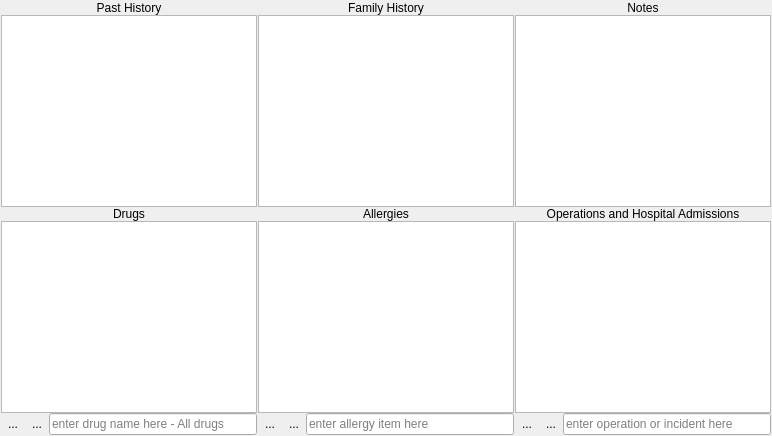
        <widget class="QFrame" name="frameMedicalHx">
         <layout class="QGridLayout" name="gridLayout_3">
          <property name="leftMargin">
           <number>1</number>
          </property>
          <property name="topMargin">
           <number>1</number>
          </property>
          <property name="rightMargin">
           <number>1</number>
          </property>
          <property name="bottomMargin">
           <number>1</number>
          </property>
          <property name="horizontalSpacing">
           <number>1</number>
          </property>
          <property name="verticalSpacing">
           <number>0</number>
          </property>
          <item row="0" column="0">
           <widget class="QLabel" name="labelPastHisotry">
            <property name="text">
             <string>Past History</string>
            </property>
            <property name="alignment">
             <set>Qt::AlignCenter</set>
            </property>
           </widget>
          </item>
          <item row="0" column="1">
           <widget class="QLabel" name="labelFamilyHx">
            <property name="text">
             <string>Family History</string>
            </property>
            <property name="alignment">
             <set>Qt::AlignCenter</set>
            </property>
           </widget>
          </item>
          <item row="0" column="2">
           <widget class="QLabel" name="lablelNotes">
            <property name="text">
             <string>Notes</string>
            </property>
            <property name="alignment">
             <set>Qt::AlignCenter</set>
            </property>
           </widget>
          </item>
          <item row="1" column="0">
           <widget class="TextEdit" name="PastHx">
            <property name="tabChangesFocus">
             <bool>true</bool>
            </property>
           </widget>
          </item>
          <item row="1" column="1">
           <widget class="TextEdit" name="familyHx">
            <property name="tabChangesFocus">
             <bool>true</bool>
            </property>
           </widget>
          </item>
          <item row="1" column="2">
           <widget class="TextEdit" name="Notes">
            <property name="tabChangesFocus">
             <bool>true</bool>
            </property>
           </widget>
          </item>
          <item row="2" column="0">
           <widget class="QLabel" name="labelDrugs">
            <property name="text">
             <string>Drugs</string>
            </property>
            <property name="alignment">
             <set>Qt::AlignCenter</set>
            </property>
           </widget>
          </item>
          <item row="2" column="1">
           <widget class="QLabel" name="labelAllergy">
            <property name="text">
             <string>Allergies</string>
            </property>
            <property name="alignment">
             <set>Qt::AlignCenter</set>
            </property>
           </widget>
          </item>
          <item row="2" column="2">
           <widget class="QLabel" name="labelOpAdmission">
            <property name="text">
             <string>Operations and Hospital Admissions</string>
            </property>
            <property name="alignment">
             <set>Qt::AlignCenter</set>
            </property>
           </widget>
          </item>
          <item row="3" column="0">
           <widget class="drugsTable" name="pDrugsTable">
            <property name="showGrid">
             <bool>false</bool>
            </property>
            <property name="gridStyle">
             <enum>Qt::NoPen</enum>
            </property>
            <property name="sortingEnabled">
             <bool>false</bool>
            </property>
            <property name="wordWrap">
             <bool>false</bool>
            </property>
            <property name="cornerButtonEnabled">
             <bool>false</bool>
            </property>
            <attribute name="horizontalHeaderVisible">
             <bool>false</bool>
            </attribute>
            <attribute name="horizontalHeaderMinimumSectionSize">
             <number>20</number>
            </attribute>
            <attribute name="horizontalHeaderHighlightSections">
             <bool>false</bool>
            </attribute>
            <attribute name="verticalHeaderVisible">
             <bool>false</bool>
            </attribute>
            <attribute name="verticalHeaderMinimumSectionSize">
             <number>20</number>
            </attribute>
            <attribute name="verticalHeaderDefaultSectionSize">
             <number>20</number>
            </attribute>
            <attribute name="verticalHeaderHighlightSections">
             <bool>false</bool>
            </attribute>
           </widget>
          </item>
          <item row="3" column="1">
           <widget class="xListWidget" name="allergyList">
            <property name="sizePolicy">
             <sizepolicy hsizetype="Preferred" vsizetype="Preferred">
              <horstretch>0</horstretch>
              <verstretch>0</verstretch>
             </sizepolicy>
            </property>
            <property name="sizeAdjustPolicy">
             <enum>QAbstractScrollArea::AdjustToContents</enum>
            </property>
            <property name="resizeMode">
             <enum>QListView::Adjust</enum>
            </property>
           </widget>
          </item>
          <item row="3" column="2">
           <widget class="xListWidget" name="opAdmissionsList">
            <property name="sizePolicy">
             <sizepolicy hsizetype="Preferred" vsizetype="Preferred">
              <horstretch>0</horstretch>
              <verstretch>0</verstretch>
             </sizepolicy>
            </property>
            <property name="sizeAdjustPolicy">
             <enum>QAbstractScrollArea::AdjustToContents</enum>
            </property>
            <property name="resizeMode">
             <enum>QListView::Adjust</enum>
            </property>
           </widget>
          </item>
          <item row="4" column="0">
           <layout class="QHBoxLayout" name="horizontalLayout_11">
            <item>
             <widget class="QToolButton" name="buttonAddDrug">
              <property name="toolTip">
               <string>&lt;html&gt;&lt;head/&gt;&lt;body&gt;&lt;p&gt;Add This Drug&lt;/p&gt;&lt;/body&gt;&lt;/html&gt;</string>
              </property>
              <property name="text">
               <string>...</string>
              </property>
              <property name="icon">
               <iconset resource="../res/resources.qrc">
                <normaloff>:/Graphics/add</normaloff>:/Graphics/add</iconset>
              </property>
              <property name="autoRaise">
               <bool>true</bool>
              </property>
             </widget>
            </item>
            <item>
             <widget class="QToolButton" name="buttonRemoveDrug">
              <property name="toolTip">
               <string>&lt;html&gt;&lt;head/&gt;&lt;body&gt;&lt;p&gt;Remove current selection&lt;/p&gt;&lt;/body&gt;&lt;/html&gt;</string>
              </property>
              <property name="text">
               <string>...</string>
              </property>
              <property name="icon">
               <iconset resource="../res/resources.qrc">
                <normaloff>:/Graphics/minus</normaloff>:/Graphics/minus</iconset>
              </property>
              <property name="autoRaise">
               <bool>true</bool>
              </property>
             </widget>
            </item>
            <item>
             <widget class="drugsLine" name="drugLine">
              <property name="toolTip">
               <string/>
              </property>
              <property name="whatsThis">
               <string/>
              </property>
              <property name="text">
               <string/>
              </property>
              <property name="placeholderText">
               <string>enter drug name here - All drugs</string>
              </property>
              <property name="clearButtonEnabled">
               <bool>true</bool>
              </property>
             </widget>
            </item>
           </layout>
          </item>
          <item row="4" column="1">
           <layout class="QHBoxLayout" name="horizontalLayout_7">
            <item>
             <widget class="QToolButton" name="buttonAddAllergy">
              <property name="toolTip">
               <string>&lt;html&gt;&lt;head/&gt;&lt;body&gt;&lt;p&gt;Add This Allergy&lt;/p&gt;&lt;/body&gt;&lt;/html&gt;</string>
              </property>
              <property name="text">
               <string>...</string>
              </property>
              <property name="icon">
               <iconset resource="../res/resources.qrc">
                <normaloff>:/Graphics/add</normaloff>:/Graphics/add</iconset>
              </property>
              <property name="autoRaise">
               <bool>true</bool>
              </property>
             </widget>
            </item>
            <item>
             <widget class="QToolButton" name="buttonRemoveAllergy">
              <property name="toolTip">
               <string>&lt;html&gt;&lt;head/&gt;&lt;body&gt;&lt;p&gt;Remove current selection&lt;/p&gt;&lt;/body&gt;&lt;/html&gt;</string>
              </property>
              <property name="text">
               <string>...</string>
              </property>
              <property name="icon">
               <iconset resource="../res/resources.qrc">
                <normaloff>:/Graphics/minus</normaloff>:/Graphics/minus</iconset>
              </property>
              <property name="autoRaise">
               <bool>true</bool>
              </property>
             </widget>
            </item>
            <item>
             <widget class="genericLineEdit" name="allergyLine">
              <property name="placeholderText">
               <string>enter allergy item here</string>
              </property>
              <property name="clearButtonEnabled">
               <bool>true</bool>
              </property>
             </widget>
            </item>
           </layout>
          </item>
          <item row="4" column="2">
           <layout class="QHBoxLayout" name="horizontalLayout_6">
            <item>
             <widget class="QToolButton" name="buttonAddOP">
              <property name="toolTip">
               <string>&lt;html&gt;&lt;head/&gt;&lt;body&gt;&lt;p&gt;Add This event&lt;/p&gt;&lt;/body&gt;&lt;/html&gt;</string>
              </property>
              <property name="text">
               <string>...</string>
              </property>
              <property name="icon">
               <iconset resource="../res/resources.qrc">
                <normaloff>:/Graphics/add</normaloff>:/Graphics/add</iconset>
              </property>
              <property name="autoRaise">
               <bool>true</bool>
              </property>
             </widget>
            </item>
            <item>
             <widget class="QToolButton" name="buttonRemoveOP">
              <property name="toolTip">
               <string>&lt;html&gt;&lt;head/&gt;&lt;body&gt;&lt;p&gt;Remove current selection&lt;/p&gt;&lt;/body&gt;&lt;/html&gt;</string>
              </property>
              <property name="text">
               <string>...</string>
              </property>
              <property name="icon">
               <iconset resource="../res/resources.qrc">
                <normaloff>:/Graphics/minus</normaloff>:/Graphics/minus</iconset>
              </property>
              <property name="autoRaise">
               <bool>true</bool>
              </property>
             </widget>
            </item>
            <item>
             <widget class="genericLineEdit" name="opAdLine">
              <property name="placeholderText">
               <string>enter operation or incident here</string>
              </property>
              <property name="clearButtonEnabled">
               <bool>true</bool>
              </property>
             </widget>
            </item>
           </layout>
          </item>
         </layout>
        </widget>
